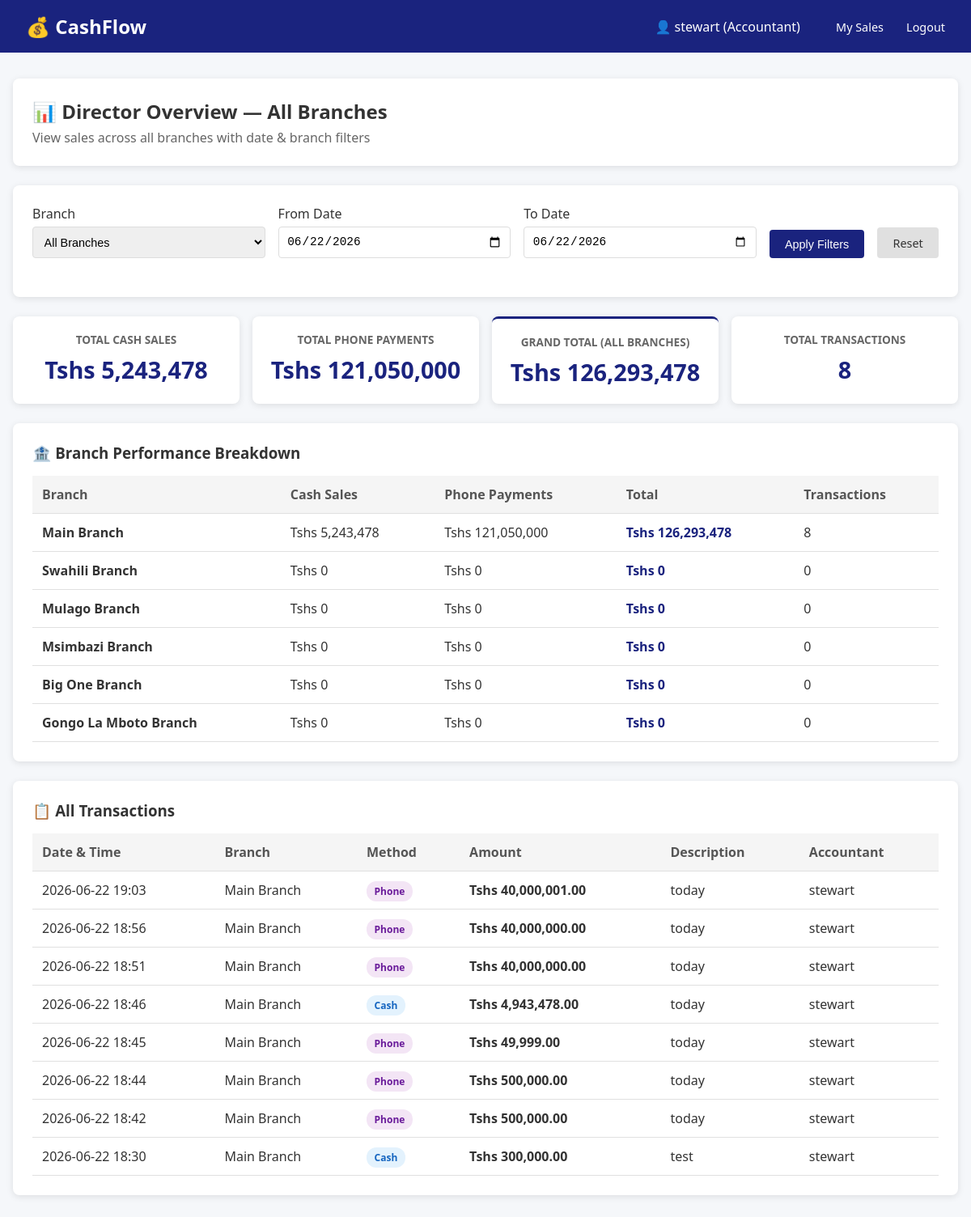
The app's page /sales/director_dashboard/ (signed in) with its own data.
### apps/accounts/models.py (models this page shows, shortened)
class User(AbstractUser):
    class RoleChoices(models.TextChoices):
        DIRECTOR = 'DIRECTOR', 'Director'
        ACCOUNTANT = 'ACCOUNTANT', 'Accountant'
    role = models.CharField(
        max_length=12,
        choices=RoleChoices.choices,
        default=RoleChoices.ACCOUNTANT,
    )
    def is_director(self):
        return self.role == self.RoleChoices.DIRECTOR
    class Meta:
        db_table = 'auth_user'

### apps/sales/models.py (models this page shows, shortened)
class Sale(models.Model):
    class PaymentMethods(models.TextChoices):
        CASH = 'CASH', 'Cash'
        PHONE = 'PHONE', 'Phone Payment'
    class BranchChoices(models.TextChoices):
        MAIN = 'MAIN', 'Main Branch'
        SWAHILI = 'SWAHILI', 'Swahili Branch'
        MULAGO = 'MULAGO', 'Mulago Branch'
        MSIMBAZI = 'MSIMBAZI', 'Msimbazi Branch'
        BIGONE = 'BIGONE', 'Big One Branch'
        GONGOLAMBOTO = 'GONGOLAMBOTO', 'Gongo La Mboto Branch'
    accountant = models.ForeignKey(
        settings.AUTH_USER_MODEL,
        on_delete=models.CASCADE,
        related_name='sales',
        help_text="The accountant who recorded this sale"
    )
    branch = models.CharField(
        max_length=12,
        choices=BranchChoices.choices,
        default=BranchChoices.MAIN,
        help_text="Branch where this sale was recorded"
    )
    amount = models.DecimalField(
        max_digits=12,
        decimal_places=2,
        help_text="Amount in Tanzanian Shillings (Tshs)"
    )
    payment_method = models.CharField(
        max_length=5,
        choices=PaymentMethods.choices,
        default=PaymentMethods.CASH
    )
    description = models.CharField(
        max_length=255,
        blank=True,
        help_text="Optional description or note"
    )
    timestamp = models.DateTimeField(auto_now_add=True)
    class Meta:
        ordering = ['-timestamp']
        verbose_name = 'Sale'
        verbose_name_plural = 'Sales'

### apps/sales/views.py (the view)
# urls.py: path('director_dashboard/', views.director_dashboard, name='director_dashboard'),
@login_required
@director_required
def director_dashboard(request):
    today = timezone.now().date()
    selected_branch = request.GET.get('branch', '')
    date_from = request.GET.get('date_from', today.strftime('%Y-%m-%d'))
    date_to = request.GET.get('date_to', today.strftime('%Y-%m-%d'))
    sales_qs = Sale.objects.select_related('accountant').all()
    if selected_branch:
        sales_qs = sales_qs.filter(branch=selected_branch)
    if date_from:
        sales_qs = sales_qs.filter(timestamp__date__gte=date_from)
    if date_to:
        sales_qs = sales_qs.filter(timestamp__date__lte=date_to)
    sales_qs = sales_qs.order_by('-timestamp')
    overall_cash = sales_qs.filter(payment_method=Sale.PaymentMethods.CASH).aggregate(Sum('amount'))['amount__sum'] or 0
    overall_phone = sales_qs.filter(payment_method=Sale.PaymentMethods.PHONE).aggregate(Sum('amount'))['amount__sum'] or 0
    overall_total = overall_cash + overall_phone
    branch_totals = []
    for branch_code, branch_name in Sale.BranchChoices.choices:
        branch_sales = sales_qs.filter(branch=branch_code)
        branch_cash = branch_sales.filter(payment_method=Sale.PaymentMethods.CASH).aggregate(Sum('amount'))['amount__sum'] or 0
        branch_phone = branch_sales.filter(payment_method=Sale.PaymentMethods.PHONE).aggregate(Sum('amount'))['amount__sum'] or 0
        branch_total = branch_cash + branch_phone
        transaction_count = branch_sales.count()
        branch_totals.append({
            'code': branch_code,
            'name': branch_name,
            'cash': branch_cash,
            'phone': branch_phone,
            'total': branch_total,
            'transactions': transaction_count,
        })
    paginator = Paginator(sales_qs, 20)
    page_number = request.GET.get('page', 1)
    try:
        recent_sales = paginator.page(page_number)
    except PageNotAnInteger:
        recent_sales = paginator.page(1)
    except EmptyPage:
        recent_sales = paginator.page(paginator.num_pages)
    context = {
        'selected_branch': selected_branch,
        'date_from': date_from,
        'date_to': date_to,
        'branch_choices': Sale.BranchChoices.choices,
        'overall_cash': overall_cash,
        'overall_phone': overall_phone,
        'overall_total': overall_total,
        'branch_totals': branch_totals,
        'recent_sales': recent_sales,
        'total_transactions': sales_qs.count(),
    }
    return render(request, 'sales/director_dashboard.html', context)

### apps/sales/templates/sales/director_dashboard.html (shortened to what this page needs)
{% extends 'base.html' %}
{% load humanize %}
{% block content %}
<div class="card">
    <h2>📊 Director Overview — All Branches</h2>
    <p style="color: #666; margin-top: 0.3rem;">View sales across all branches with date & branch filters</p>
</div>
<div class="card">
    <form method="get">
        <div class="filter-bar">
            <div class="form-group">
                <label>Branch</label>
                <select name="branch">
                    <option value="">All Branches</option>
                </select>
            </div>
            <div class="form-group">
                <label>From Date</label>
                <input type="date" name="date_from" value="{{ date_from }}">
            </div>
            <div class="form-group">
                <label>To Date</label>
                <input type="date" name="date_to" value="{{ date_to }}">
            </div>
            <button type="submit" class="btn btn-primary">Apply Filters</button>
            <a href="{% url 'director_dashboard' %}" class="btn" style="background: #e0e0e0; color: #333;">Reset</a>
        </div>
    </form>
</div>
<div class="metrics">
    <div class="metric-card">
        <h3>Total Cash Sales</h3>
        <div class="value">Tshs {{ overall_cash|intcomma }}</div>
    </div>
    <div class="metric-card">
        <h3>Total Phone Payments</h3>
        <div class="value">Tshs {{ overall_phone|intcomma }}</div>
    </div>
    <div class="metric-card" style="border-top: 3px solid #1a237e;">
        <h3>Grand Total (All Branches)</h3>
        <div class="value">Tshs {{ overall_total|intcomma }}</div>
    </div>
    <div class="metric-card">
        <h3>Total Transactions</h3>
        <div class="value">{{ total_transactions|intcomma }}</div>
    </div>
</div>
<div class="card">
    <h3 style="margin-bottom: 1rem;">🏦 Branch Performance Breakdown</h3>
    <table>
        <thead>
            <tr>
                <th>Branch</th>
                <th>Cash Sales</th>
                <th>Phone Payments</th>
                <th>Total</th>
                <th>Transactions</th>
            </tr>
        </thead>
        <tbody>
            {% for branch in branch_totals %}
            <tr>
                <td><strong>{{ branch.name }}</strong></td>
                <td>Tshs {{ branch.cash|intcomma }}</td>
                <td>Tshs {{ branch.phone|intcomma }}</td>
                <td style="font-weight: 600; color: #1a237e;">Tshs {{ branch.total|intcomma }}</td>
                <td>{{ branch.transactions }}</td>
            </tr>
            {% endfor %}
        </tbody>
    </table>
</div>
<div class="card">
    <h3 style="margin-bottom: 1rem;">📋 All Transactions</h3>
    {% if recent_sales %}
    <table>
        <thead>
            <tr>
                <th>Date & Time</th>
                <th>Branch</th>
                <th>Method</th>
                <th>Amount</th>
                <th>Description</th>
                <th>Accountant</th>
            </tr>
        </thead>
        <tbody>
            {% for sale in recent_sales %}
            <tr>
                <td>{{ sale.timestamp|date:"Y-m-d H:i" }}</td>
                <td>{{ sale.get_branch_display }}</td>
                <td>
                    {% if sale.payment_method == 'CASH' %}
                        <span class="badge badge-cash">Cash</span>
                    {% else %}
                        <span class="badge badge-phone">Phone</span>
                    {% endif %}
                </td>
                <td style="font-weight: 600;">Tshs {{ sale.amount|intcomma }}</td>
                <td>{{ sale.description|default:"—" }}</td>
                <td>{{ sale.accountant.username }}</td>
            </tr>
            {% endfor %}
        </tbody>
    </table>
    {% else %}
        <p style="text-align: center; color: #999; padding: 2rem;">No sales found for the selected criteria.</p>
    {% endif %}
</div>
{% endblock %}

### templates/base.html (shortened to what this page needs)
<!DOCTYPE html>
<html lang="en">
<head>
</head>
<body>
    <nav class="navbar">
    <h1>💰 CashFlow</h1>
    <div>
        {% if user.is_authenticated %}
            <span style="margin-right: 1rem;">👤 {{ user.username }} ({{ user.get_role_display }})</span>
            {% if user.is_director %}
                <a href="{% url 'director_dashboard' %}">Director View</a>
            {% else %}
                <a href="{% url 'accountant_dashboard' %}">My Sales</a>
            {% endif %}
            <form action="{% url 'accounts:logout' %}" method="post" style="display: inline;">
                <button type="submit" style="background: none; border: none; color: white; margin-left: 1.5rem; font-size: 0.9rem; font-family: inherit; cursor: pointer; padding: 0;">
                    Logout
                </button>
            </form>
        {% else %}
            <a href="{% url 'accounts:login' %}">Login</a>
        {% endif %}
    </div>
</nav>
    <div class="container">
        {% block content %}{% endblock %}
    </div>
</body>
</html>

### templates/base.html (style rules this page uses)
* { margin: 0; padding: 0; box-sizing: border-box; }
body { font-family: 'Segoe UI', Tahoma, Geneva, Verdana, sans-serif; background: #f5f7fa; color: #333; }
.navbar { background: #1a237e; color: white; padding: 1rem 2rem; display: flex; justify-content: space-between; align-items: center; }
.navbar h1 { font-size: 1.5rem; }
.navbar a { color: white; text-decoration: none; margin-left: 1.5rem; font-size: 0.9rem; }
.container { max-width: 1200px; margin: 2rem auto; padding: 0 1rem; }
.card { background: white; border-radius: 8px; padding: 1.5rem; margin-bottom: 1.5rem; box-shadow: 0 2px 8px rgba(0,0,0,0.1); }
.btn { padding: 0.6rem 1.2rem; border: none; border-radius: 4px; cursor: pointer; font-size: 0.9rem; text-decoration: none; display: inline-block; }
.btn-primary { background: #1a237e; color: white; }
.metrics { display: grid; grid-template-columns: repeat(auto-fit, minmax(200px, 1fr)); gap: 1rem; margin-bottom: 1.5rem; }
.metric-card { background: white; border-radius: 8px; padding: 1.2rem; text-align: center; box-shadow: 0 2px 8px rgba(0,0,0,0.1); }
.metric-card h3 { color: #666; font-size: 0.85rem; margin-bottom: 0.5rem; text-transform: uppercase; }
.metric-card .value { font-size: 1.8rem; font-weight: bold; color: #1a237e; }
.badge { padding: 0.25rem 0.6rem; border-radius: 12px; font-size: 0.75rem; font-weight: 600; }
.badge-cash { background: #e3f2fd; color: #1565c0; }
.badge-phone { background: #f3e5f5; color: #6a1b9a; }
table { width: 100%; border-collapse: collapse; margin-top: 1rem; }
th, td { padding: 0.75rem; text-align: left; border-bottom: 1px solid #e0e0e0; }
th { background: #f5f5f5; font-weight: 600; color: #555; }
.form-group { margin-bottom: 1rem; }
.form-group label { display: block; margin-bottom: 0.3rem; font-weight: 500; }
.form-group input, .form-group select, .form-group textarea { width: 100%; padding: 0.6rem; border: 1px solid #ddd; border-radius: 4px; font-size: 0.9rem; }
.filter-bar { display: flex; gap: 1rem; align-items: flex-end; flex-wrap: wrap; margin-bottom: 1.5rem; }
.filter-bar .form-group { margin-bottom: 0; flex: 1; min-width: 150px; }

### records on screen
Sale: timestamp "2026-06-22 19:03", branch "Main Branch", payment_method "Phone", amount "40,000,001.00", description "today", accountant.username "stewart"
Sale: timestamp "2026-06-22 18:56", branch "Main Branch", payment_method "Phone", amount "40,000,000.00", description "today", accountant.username "stewart"
Sale: timestamp "2026-06-22 18:51", branch "Main Branch", payment_method "Phone", amount "40,000,000.00", description "today", accountant.username "stewart"
Sale: timestamp "2026-06-22 18:46", branch "Main Branch", payment_method "Cash", amount "4,943,478.00", description "today", accountant.username "stewart"
Sale: timestamp "2026-06-22 18:45", branch "Main Branch", payment_method "Phone", amount "49,999.00", description "today", accountant.username "stewart"
Sale: timestamp "2026-06-22 18:44", branch "Main Branch", payment_method "Phone", amount "500,000.00", description "today", accountant.username "stewart"
Sale: timestamp "2026-06-22 18:42", branch "Main Branch", payment_method "Phone", amount "500,000.00", description "today", accountant.username "stewart"
Sale: timestamp "2026-06-22 18:30", branch "Main Branch", payment_method "Cash", amount "300,000.00", description "test", accountant.username "stewart"

### other values on screen
{{ user.username }} "stewart"
{{ user.get_role_display }} "Accountant"
{{ overall_cash|intcomma }} "5,243,478"
{{ overall_phone|intcomma }} "121,050,000"
{{ overall_total|intcomma }} "126,293,478"
{{ total_transactions|intcomma }} "8"
{{ branch.name }} "Main Branch" "Swahili Branch" "Mulago Branch" "Msimbazi Branch" "Big One Branch" "Gongo La Mboto Branch"
{{ branch.cash|intcomma }} "5,243,478" "0" "0" "0" "0" "0"
{{ branch.phone|intcomma }} "121,050,000" "0" "0" "0" "0" "0"
{{ branch.total|intcomma }} "126,293,478" "0" "0" "0" "0" "0"
{{ branch.transactions }} "8" "0" "0" "0" "0" "0"
